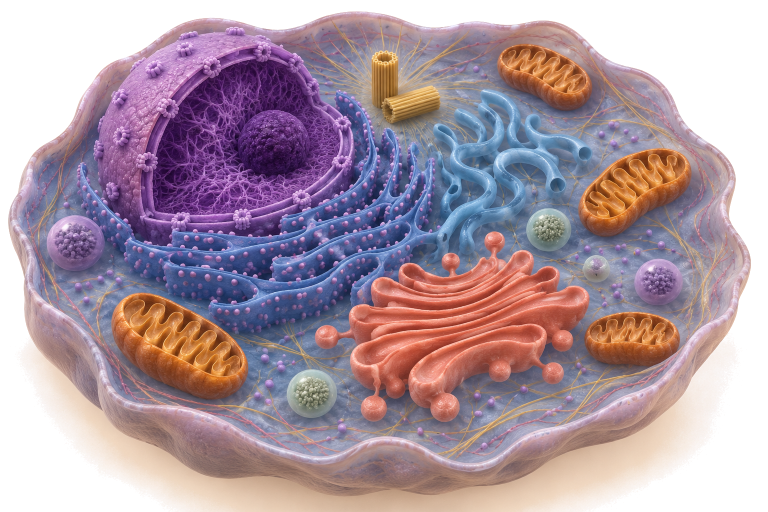
#> input picture assets/specimens/animal.png, 1536 x 1024 px (shown at 1/2 size); its folder holds only this picture in this run
$ python optimize_images.py
#> lines starting #> are read from the running program, lines starting #| are printed output that depends on the picture
"""Generate web-ready WebP images from the PNG masters in assets/.

The PNGs are kept as lossless source artwork; the website loads only the
WebP files this script writes:

  assets/<group>/<name>.webp         full illustration (max 1640 px wide, 2x the 820 px atlas)
  assets/specimens/thumbs/<name>.webp  small preview for lists and the gallery (440 px wide)

Requires Pillow (pip install Pillow). Re-run after adding or editing a PNG:

  python3 scripts/optimize_images.py
"""

from pathlib import Path

from PIL import Image

ROOT = Path(__file__).resolve().parent.parent
GROUPS = {
    "assets/specimens": True,
    "assets/organelles": False,
}  # group -> needs thumbnails
FULL_WIDTH = 1640
THUMB_WIDTH = 440


def save_webp(image, width, target, quality):
    if image.width > width:
        image = image.resize(
            (width, round(image.height * width / image.width)), Image.LANCZOS
        )
    target.parent.mkdir(parents=True, exist_ok=True)
    image.save(target, "WEBP", quality=quality, method=6, exact=False)
    return target.stat().st_size


def main():
    for group, thumbs in GROUPS.items():
        for png in sorted((ROOT / group).glob("*.png")):
            with Image.open(png) as source:
#> source is the input picture: PIL image 1536x1024 RGBA; mean R, G, B, A 171.1, 146.3, 154, 198.1
                image = source.convert("RGBA")
            full = save_webp(image, FULL_WIDTH, png.with_suffix(".webp"), 84)
#> full = 297034
            note = f"{png.relative_to(ROOT)}: {png.stat().st_size // 1024} KB -> {full // 1024} KB full"
            if thumbs:
                thumb = save_webp(
                    image, THUMB_WIDTH, png.parent / "thumbs" / f"{png.stem}.webp", 80
                )
#> call 2 of save_webp, with width = 440, quality = 80
#> in save_webp (call 2), `image = image.resize( (width, round(image.height * width / image.width..`:
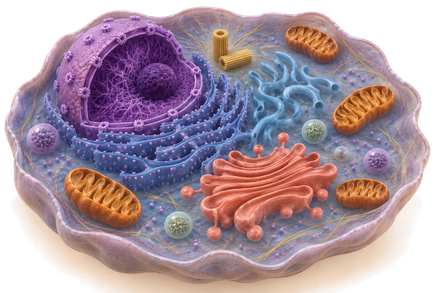
#> image: PIL image 440x293 RGBA; mean R, G, B, A 123.3, 101.1, 112.1, 198.1; transparent parts drawn white
#> thumb = 35216
                note += f", {thumb // 1024} KB thumb"
            print(note)
#| assets/specimens/animal.png: 2938 KB -> 290 KB full, 34 KB thumb


if __name__ == "__main__":
    main()
